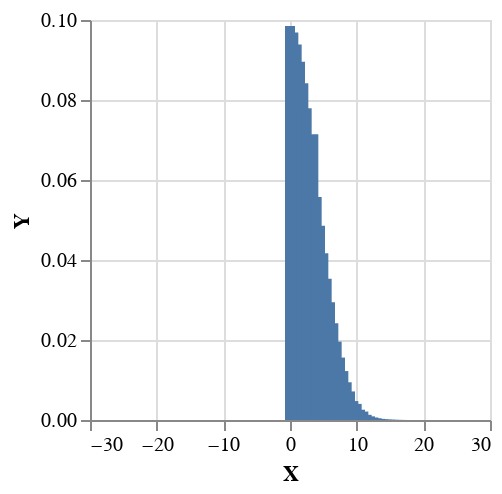

The notebook cell saved with this chart:
### Markdown cell above
Or this normal distribution restricted to the positive reals (i.e. $p(x) \propto N(x;0,4)\cdot I[x>0]$)

### Code cell
model3 :: MonadInfer m => m Double
model3 = do

    x <- normal 0 4
    condition (x > 0)
    return x

plotVega $ histogram 100 0.5 model3

### Figure 1 — Vega-Lite specification as saved in the notebook (floating-point values rounded to 4 significant figures)
{"$schema": "https://vega.github.io/schema/vega-lite/v4.json", "data": {"values": [{"X": -24.5, "Y": 0}, {"X": -24, "Y": 0}, {"X": -23.5, "Y": 0}, {"X": -23, "Y": 0}, {"X": -22.5, "Y": 0}, {"X": -22, "Y": 0}, {"X": -21.5, "Y": 0}, {"X": -21, "Y": 0}, {"X": -20.5, "Y": 0}, {"X": -20, "Y": 0}, {"X": -19.5, "Y": 0}, {"X": -19, "Y": 0}, {"X": -18.5, "Y": 0}, {"X": -18, "Y": 0}, {"X": -17.5, "Y": 0}, {"X": -17, "Y": 0}, {"X": -16.5, "Y": 0}, {"X": -16, "Y": 0}, {"X": -15.5, "Y": 0}, {"X": -15, "Y": 0}, {"X": -14.5, "Y": 0}, {"X": -14, "Y": 0}, {"X": -13.5, "Y": 0}, {"X": -13, "Y": 0}, {"X": -12.5, "Y": 0}, {"X": -12, "Y": 0}, {"X": -11.5, "Y": 0}, {"X": -11, "Y": 0}, {"X": -10.5, "Y": 0}, {"X": -10, "Y": 0}, {"X": -9.5, "Y": 0}, {"X": -9, "Y": 0}, {"X": -8.5, "Y": 0}, {"X": -8, "Y": 0}, {"X": -7.5, "Y": 0}, {"X": -7, "Y": 0}, {"X": -6.5, "Y": 0}, {"X": -6, "Y": 0}, {"X": -5.5, "Y": 0}, {"X": -5, "Y": 0}, {"X": -4.5, "Y": 0}, {"X": -4, "Y": 0}, {"X": -3.5, "Y": 0}, {"X": -3, "Y": 0}, {"X": -2.5, "Y": 0}, {"X": -2, "Y": 0}, {"X": -1.5, "Y": 0}, {"X": -1, "Y": 0}, {"X": -0.5, "Y": 0}, {"X": 0, "Y": 0.09848}, {"X": 0.5, "Y": 0.09689}, {"X": 1, "Y": 0.09387}, {"X": 1.5, "Y": 0.08958}, {"X": 2, "Y": 0.0842}, {"X": 2.5, "Y": 0.07796}, {"X": 3, "Y": 0.07113}, {"X": 3.5, "Y": 0.07142}, {"X": 4, "Y": 0.05573}, {"X": 4.5, "Y": 0.04857}, {"X": 5, "Y": 0.04172}, {"X": 5.5, "Y": 0.03531}, {"X": 6, "Y": 0.02946}, {"X": 6.5, "Y": 0.02421}, {"X": 7, "Y": 0.01959}, {"X": 7.5, "Y": 0.01561}, {"X": 8, "Y": 0.01223}, {"X": 8.5, "Y": 0.00943}, {"X": 9, "Y": 0.007141}, {"X": 9.5, "Y": 0.004731}, {"X": 10, "Y": 0.004029}, {"X": 10.5, "Y": 0.002576}, {"X": 11, "Y": 0.002113}, {"X": 11.5, "Y": 0.001298}, {"X": 12, "Y": 0.0009156}, {"X": 12.5, "Y": 0.0006331}, {"X": 13, "Y": 0.0004285}, {"X": 13.5, "Y": 0.0002835}, {"X": 14, "Y": 0.0001831}, {"X": 14.5, "Y": 0.0001021}, {"X": 15, "Y": 6.731e-05}, {"X": 15.5, "Y": 4.899e-05}, {"X": 16, "Y": 2.54e-05}, {"X": 16.5, "Y": 1.563e-05}, {"X": 17, "Y": 9.385e-06}, {"X": 17.5, "Y": 5.494e-06}, {"X": 18, "Y": 3.131e-06}, {"X": 18.5, "Y": 1.514e-06}, {"X": 19, "Y": 1.037e-06}, {"X": 19.5, "Y": 4.763e-07}, {"X": 20, "Y": 3.098e-07}, {"X": 20.5, "Y": 1.345e-07}, {"X": 21, "Y": 7.284e-08}, {"X": 21.5, "Y": 3.846e-08}, {"X": 22, "Y": 1.978e-08}, {"X": 22.5, "Y": 9.895e-09}, {"X": 23, "Y": 4.811e-09}, {"X": 23.5, "Y": 2.27e-09}, {"X": 24, "Y": 8.919e-10}, {"X": 24.5, "Y": 5.43e-10}, {"X": 25, "Y": 2.02e-10}]}, "encoding": {"x": {"field": "X", "type": "quantitative"}, "y": {"field": "Y", "type": "quantitative"}}, "height": 200, "mark": "bar", "width": 200}
